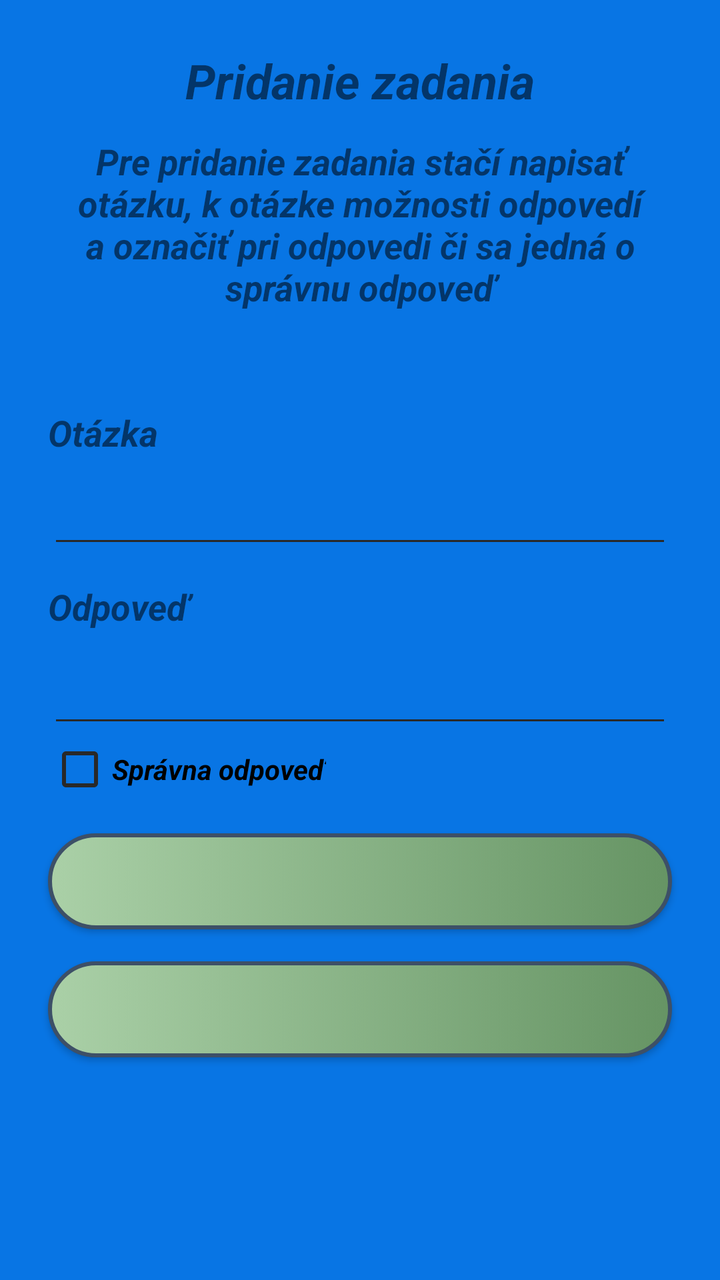
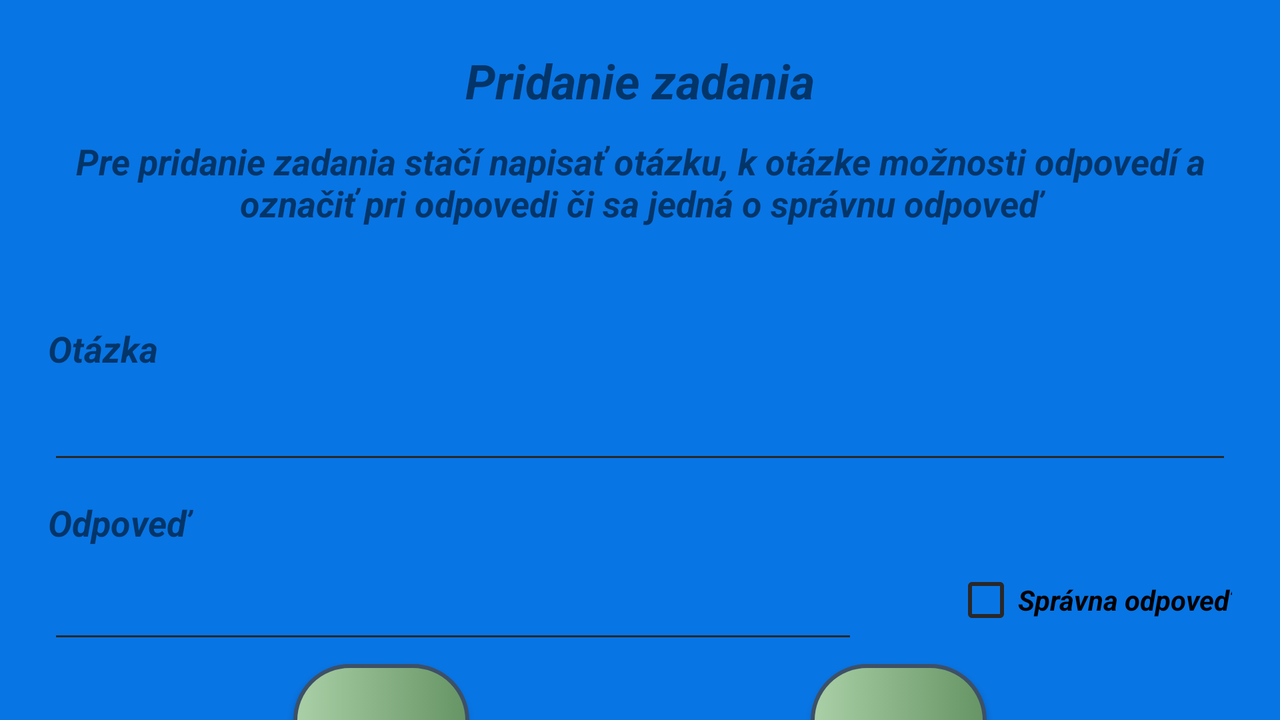

One screen, two layout resources from the same app: the default and the repository's alternative for another configuration. Each is rendered where Android would select it; the XML of both is given below.
<!-- AndroidManifest.xml: application theme Theme.GPS_app -->
<!-- res/layout/activity_create_tast.xml -->
<?xml version="1.0" encoding="utf-8"?>
<androidx.constraintlayout.widget.ConstraintLayout xmlns:android="http://schemas.android.com/apk/res/android"
    xmlns:app="http://schemas.android.com/apk/res-auto"
    xmlns:tools="http://schemas.android.com/tools"
    android:layout_width="match_parent"
    android:layout_height="match_parent"
    tools:context=".CreateTaskActivity"
    android:background="@color/Blue_Cola">

    <TextView
        android:id="@+id/tv_CreateTaskTitle"
        android:layout_width="0dp"
        android:layout_height="wrap_content"
        android:layout_marginTop="24dp"
        android:layout_marginStart="24dp"
        android:layout_marginEnd="24dp"
        app:layout_constraintTop_toTopOf="parent"
        app:layout_constraintStart_toStartOf="parent"
        app:layout_constraintEnd_toEndOf="parent"
        android:text="@string/createTaskTitle"
        android:textSize="24sp"
        android:textStyle="bold|italic"
        android:textAlignment="center"/>

    <TextView
        android:id="@+id/tv_CreateTaskDescription"
        android:layout_width="0dp"
        android:layout_height="wrap_content"
        android:layout_marginStart="24dp"
        android:layout_marginTop="12dp"
        android:layout_marginEnd="24dp"
        app:layout_constraintEnd_toEndOf="parent"
        app:layout_constraintStart_toStartOf="parent"
        app:layout_constraintTop_toBottomOf="@id/tv_CreateTaskTitle"
        android:text="@string/createTaskDescription"
        android:textSize="18sp"
        android:textStyle="bold|italic"
        android:textAlignment="center"/>

    <TextView
        android:id="@+id/tv_CreateTaskTaskName"
        android:layout_width="0dp"
        android:layout_height="wrap_content"
        android:layout_marginStart="24dp"
        android:layout_marginTop="12dp"
        android:layout_marginEnd="24dp"
        app:layout_constraintEnd_toEndOf="parent"
        app:layout_constraintStart_toStartOf="parent"
        app:layout_constraintTop_toBottomOf="@id/tv_CreateTaskDescription"
        android:text=""
        android:textSize="18sp"
        android:textStyle="bold|italic"
        android:textAlignment="center"/>

    <TextView
        android:id="@+id/tv_CreateTaskQuestion"
        android:layout_width="0dp"
        android:layout_height="wrap_content"
        android:layout_marginStart="24dp"
        android:layout_marginTop="12dp"
        android:layout_marginEnd="24dp"
        app:layout_constraintEnd_toEndOf="parent"
        app:layout_constraintStart_toStartOf="parent"
        app:layout_constraintTop_toBottomOf="@id/tv_CreateTaskTaskName"
        android:text="@string/createTaskQuestion"
        android:textSize="18sp"
        android:textStyle="bold|italic"/>

    <EditText
        android:id="@+id/et_CreateTaskQuestion"
        android:layout_width="0dp"
        android:layout_height="wrap_content"
        android:layout_marginStart="24dp"
        android:layout_marginTop="12dp"
        android:layout_marginEnd="24dp"
        android:textSize="16sp"
        android:textStyle="bold|italic"
        app:layout_constraintEnd_toEndOf="parent"
        app:layout_constraintStart_toStartOf="parent"
        app:layout_constraintTop_toBottomOf="@id/tv_CreateTaskQuestion" />


    <TextView
        android:id="@+id/tv_CreateTaskAnswer"
        android:layout_width="0dp"
        android:layout_height="wrap_content"
        android:layout_marginStart="24dp"
        android:layout_marginTop="12dp"
        android:layout_marginEnd="24dp"
        app:layout_constraintEnd_toEndOf="parent"
        app:layout_constraintStart_toStartOf="parent"
        app:layout_constraintTop_toBottomOf="@id/et_CreateTaskQuestion"
        android:text="@string/createTaskAnswer"
        android:textSize="18sp"
        android:textStyle="bold|italic"/>



    <EditText
        android:id="@+id/et_CreateTaskAnswer"
        android:layout_width="0dp"
        android:layout_height="wrap_content"
        android:layout_marginStart="24dp"
        android:layout_marginTop="12dp"
        android:layout_marginEnd="24dp"
        app:layout_constraintEnd_toEndOf="parent"
        app:layout_constraintStart_toStartOf="parent"
        app:layout_constraintTop_toBottomOf="@id/tv_CreateTaskAnswer"
        android:textSize="18sp"
        android:textStyle="bold|italic"/>

    <CheckBox
        android:id="@+id/cb_CreateTaskAnswer"
        style="@style/Widget.AppCompat.CompoundButton.CheckBox"
        android:layout_width="wrap_content"
        android:layout_height="wrap_content"
        android:layout_marginStart="24dp"
        android:text="@string/createTaskGoodAnswer"
        android:textStyle="italic|bold"
        app:layout_constraintStart_toStartOf="parent"
        app:layout_constraintTop_toBottomOf="@id/et_CreateTaskAnswer" />

    <Button
        android:id="@+id/btn_CreateTaskAddAnswer"
        android:layout_width="0dp"
        android:layout_height="wrap_content"
        android:layout_marginStart="24dp"
        android:layout_marginTop="16dp"
        android:layout_marginEnd="24dp"
        app:layout_constraintEnd_toEndOf="parent"
        app:layout_constraintStart_toStartOf="parent"
        app:layout_constraintTop_toBottomOf="@id/cb_CreateTaskAnswer"
        android:textSize="18sp"
        android:textStyle="bold|italic"
        android:background="@drawable/button_style"/>

    <Button
        android:id="@+id/btn_CreateTaskAddTask"
        android:layout_width="0dp"
        android:layout_height="wrap_content"
        android:layout_marginStart="24dp"
        android:layout_marginTop="16dp"
        android:layout_marginEnd="24dp"
        app:layout_constraintEnd_toEndOf="parent"
        app:layout_constraintStart_toStartOf="parent"
        app:layout_constraintTop_toBottomOf="@id/btn_CreateTaskAddAnswer"
        android:textSize="18sp"
        android:textStyle="bold|italic"
        android:background="@drawable/button_style"/>




</androidx.constraintlayout.widget.ConstraintLayout>
<!-- resources referenced by this layout -->
<resources>
  <color name="Blue_Cola">#0875e4</color>
  <!-- drawable button_style (drawable) -->
  <selector xmlns:tools="http://schemas.android.com/tools" xmlns:android="http://schemas.android.com/apk/res/android">
      <item android:state_pressed="true">
          <shape android:shape="rectangle">
              <gradient android:type="linear" android:gradientRadius="0" android:startColor="@color/Medium_Electric_Blue" android:endColor="@color/Cornflower"/>
              <corners android:radius="50dp"/>
              <size android:width="15dp"/>
              <stroke android:width="2dp" android:color="@color/Police_Blue"/>
          </shape>
      </item>
      <item>
          <shape android:shape="rectangle">
              <gradient android:type="linear" android:gradientRadius="0" android:startColor="@color/Dark_Vanilla" android:endColor="@color/Shadow"/>
              <corners android:radius="50dp"/>
              <stroke android:width="2dp" android:color="@color/Police_Blue"/>
          </shape>
      </item>
  </selector>
  <string name="createTaskAnswer">Odpoveď</string>
  <string name="createTaskDescription">Pre pridanie zadania stačí napisať otázku, k otázke možnosti odpovedí a označiť pri odpovedi či sa jedná o správnu odpoveď</string>
  <string name="createTaskGoodAnswer">Správna odpoveď</string>
  <string name="createTaskQuestion">Otázka</string>
  <string name="createTaskTitle">Pridanie zadania</string>
  <style name="Theme.GPS_app" parent="Theme.AppCompat.Light.NoActionBar">
          
          <item name="colorPrimary">@color/purple_500</item>
          <item name="colorPrimaryVariant">@color/purple_700</item>
          <item name="colorOnPrimary">@color/white</item>
          
          <item name="colorSecondary">@color/teal_200</item>
          <item name="colorSecondaryVariant">@color/teal_200</item>
          <item name="colorOnSecondary">@color/black</item>
          
          <item name="android:statusBarColor" tools:targetApi="l">?attr/colorPrimaryVariant</item>
          
  
          <item name="android:colorControlNormal">#292929</item>
          <item name="android:colorControlActivated">#000000</item>
          <item name="android:colorControlHighlight">#3db5ea</item>
  
  
      </style>
  <color name="Medium_Electric_Blue">#0c54a4</color>
  <color name="Cornflower">#93c3eb</color>
  <color name="Police_Blue">#3d5067</color>
  <color name="Dark_Vanilla">#AAD0A7</color>
  <color name="Shadow">#669464</color>
  <color name="purple_500">#FF6200EE</color>
  <color name="purple_700">#FF3700B3</color>
  <color name="white">#FFFFFFFF</color>
  <color name="teal_200">#FF03DAC5</color>
  <color name="black">#FF000000</color>
</resources>
<!-- res/layout-land/activity_create_tast.xml (the repository's variant of the layout above) -->
<!-- drawn on the phone turned sideways -->
<?xml version="1.0" encoding="utf-8"?>
<androidx.constraintlayout.widget.ConstraintLayout xmlns:android="http://schemas.android.com/apk/res/android"
    xmlns:app="http://schemas.android.com/apk/res-auto"
    xmlns:tools="http://schemas.android.com/tools"
    android:layout_width="match_parent"
    android:layout_height="match_parent"
    tools:context=".CreateTaskActivity"
    android:background="@color/Blue_Cola">

    <TextView
        android:id="@+id/tv_CreateTaskTitle"
        android:layout_width="0dp"
        android:layout_height="wrap_content"
        android:layout_marginTop="24dp"
        android:layout_marginStart="24dp"
        android:layout_marginEnd="24dp"
        app:layout_constraintTop_toTopOf="parent"
        app:layout_constraintStart_toStartOf="parent"
        app:layout_constraintEnd_toEndOf="parent"
        android:text="@string/createTaskTitle"
        android:textSize="24sp"
        android:textStyle="bold|italic"
        android:textAlignment="center"/>

    <TextView
        android:id="@+id/tv_CreateTaskDescription"
        android:layout_width="0dp"
        android:layout_height="wrap_content"
        android:layout_marginStart="24dp"
        android:layout_marginTop="12dp"
        android:layout_marginEnd="24dp"
        app:layout_constraintEnd_toEndOf="parent"
        app:layout_constraintStart_toStartOf="parent"
        app:layout_constraintTop_toBottomOf="@id/tv_CreateTaskTitle"
        android:text="@string/createTaskDescription"
        android:textSize="18sp"
        android:textStyle="bold|italic"
        android:textAlignment="center"/>

    <TextView
        android:id="@+id/tv_CreateTaskTaskName"
        android:layout_width="0dp"
        android:layout_height="wrap_content"
        android:layout_marginStart="24dp"
        android:layout_marginTop="12dp"
        android:layout_marginEnd="24dp"
        app:layout_constraintEnd_toEndOf="parent"
        app:layout_constraintStart_toStartOf="parent"
        app:layout_constraintTop_toBottomOf="@id/tv_CreateTaskDescription"
        android:text=""
        android:textSize="18sp"
        android:textStyle="bold|italic"
        android:textAlignment="center"/>

    <TextView
        android:id="@+id/tv_CreateTaskQuestion"
        android:layout_width="0dp"
        android:layout_height="wrap_content"
        android:layout_marginStart="24dp"
        android:layout_marginTop="12dp"
        android:layout_marginEnd="24dp"
        app:layout_constraintEnd_toEndOf="parent"
        app:layout_constraintStart_toStartOf="parent"
        app:layout_constraintTop_toBottomOf="@id/tv_CreateTaskTaskName"
        android:text="@string/createTaskQuestion"
        android:textSize="18sp"
        android:textStyle="bold|italic"/>

    <EditText
        android:id="@+id/et_CreateTaskQuestion"
        android:layout_width="0dp"
        android:layout_height="wrap_content"
        android:layout_marginStart="24dp"
        android:layout_marginTop="12dp"
        android:layout_marginEnd="24dp"
        android:textSize="16sp"
        android:textStyle="bold|italic"
        app:layout_constraintEnd_toEndOf="parent"
        app:layout_constraintStart_toStartOf="parent"
        app:layout_constraintTop_toBottomOf="@id/tv_CreateTaskQuestion" />


    <TextView
        android:id="@+id/tv_CreateTaskAnswer"
        android:layout_width="0dp"
        android:layout_height="wrap_content"
        android:layout_marginStart="24dp"
        android:layout_marginTop="12dp"
        android:layout_marginEnd="24dp"
        app:layout_constraintEnd_toEndOf="parent"
        app:layout_constraintStart_toStartOf="parent"
        app:layout_constraintTop_toBottomOf="@id/et_CreateTaskQuestion"
        android:text="@string/createTaskAnswer"
        android:textSize="18sp"
        android:textStyle="bold|italic"/>



    <EditText
        android:id="@+id/et_CreateTaskAnswer"
        android:layout_width="0dp"
        android:layout_height="wrap_content"
        android:layout_marginStart="24dp"
        android:layout_marginTop="12dp"
        android:layout_marginEnd="24dp"
        app:layout_constraintEnd_toStartOf="@+id/cb_CreateTaskAnswer"
        app:layout_constraintStart_toStartOf="parent"
        app:layout_constraintTop_toBottomOf="@id/tv_CreateTaskAnswer"
        android:textSize="18sp"
        android:textStyle="bold|italic"/>

    <CheckBox
        android:id="@+id/cb_CreateTaskAnswer"
        style="@style/Widget.AppCompat.CompoundButton.CheckBox"
        android:layout_width="wrap_content"
        android:layout_height="wrap_content"
        android:layout_marginStart="24dp"
        android:layout_marginEnd="24dp"
        android:text="@string/createTaskGoodAnswer"
        android:textStyle="italic|bold"
        app:layout_constraintStart_toEndOf="@+id/et_CreateTaskAnswer"
        app:layout_constraintEnd_toEndOf="parent"
        app:layout_constraintTop_toBottomOf="@id/tv_CreateTaskAnswer"
        app:layout_constraintBottom_toBottomOf="@+id/et_CreateTaskAnswer"/>

    <Button
        android:id="@+id/btn_CreateTaskAddAnswer"
        android:layout_width="wrap_content"
        android:layout_height="wrap_content"
        android:layout_marginStart="24dp"
        android:layout_marginTop="16dp"
        android:layout_marginEnd="24dp"
        android:padding="16dp"
        app:layout_constraintEnd_toStartOf="@id/btn_CreateTaskAddTask"
        app:layout_constraintStart_toStartOf="parent"
        app:layout_constraintTop_toBottomOf="@id/cb_CreateTaskAnswer"
        android:textSize="18sp"
        android:textStyle="bold|italic"
        android:background="@drawable/button_style"/>

    <Button
        android:id="@+id/btn_CreateTaskAddTask"
        android:layout_width="wrap_content"
        android:layout_height="wrap_content"
        android:layout_marginStart="24dp"
        android:layout_marginTop="16dp"
        android:layout_marginEnd="24dp"
        android:padding="16dp"
        app:layout_constraintEnd_toEndOf="parent"
        app:layout_constraintStart_toEndOf="@+id/btn_CreateTaskAddAnswer"
        app:layout_constraintTop_toBottomOf="@id/cb_CreateTaskAnswer"
        android:textSize="18sp"
        android:textStyle="bold|italic"
        android:background="@drawable/button_style"/>




</androidx.constraintlayout.widget.ConstraintLayout>
